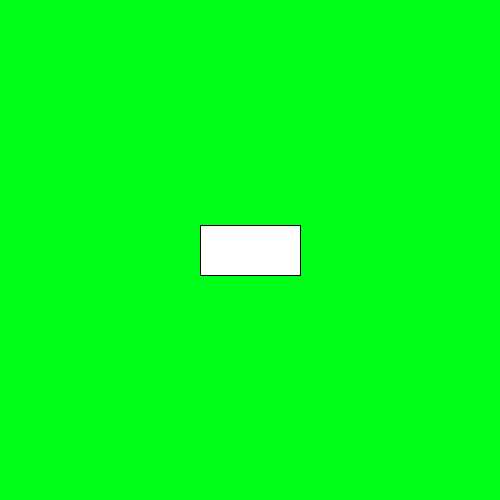
Frame 1 (no input)
Frame 60 (the mouse pressed at the canvas centre just before this capture): identical to frame 1, image omitted
Frame 120 (the mouse held since frame 60 and released just before this capture): identical to frame 1, image omitted

The Processing sketch that drew this single still picture (run headless with seeded random() and noise(); from frame 60 on, the mouse is pressed at the canvas centre):

// Processing sketch: AdeojoPeter_Asgt01_3
// ── AdeojoPeter_Asgt01_3.pde
void setup()
{
  size(500,500);
  background(0,255,033);
  
}

void draw()
{
  //Sets up the center rectangle
  rectMode(CENTER);
  fill(255);
  rect(250,250,100,50);
}

void mousePressed()
{
  //floats to be converted
  float xOne = 200;
  float xTwo = 300;
  float yOne = 224;
  float yTwo = 275;
  
  //Ints from floats
  
  int intXOne = int(xOne);
  int intXTwo = int(xTwo);
  int intYOne = int(yOne);
  int intYTwo = int(yTwo);
  //sets x and y values
 if(mouseX>=intXOne && mouseX<=intXTwo ) 
 {
   if(mouseY>=intYOne && mouseY <=intYTwo)
   {
     
 background(random(0,255),random(0,255),random(0,255));
   }
  
  
  }

}
